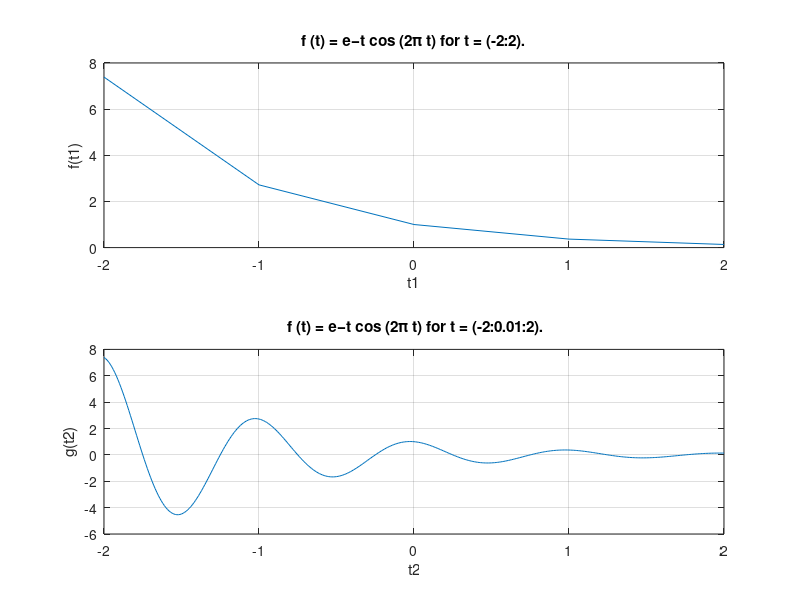

Reproduce this figure in MATLAB.
f = @(t) exp(-t).* cos(2*pi*t);   	%equation of the graph 1.46
t1 = (-2:2);                     	%interval for plotting

g = @(t) exp(-t).* cos(2*pi*t);  	%equation of the graph 1.47
t2 = (-2:0.01:2);                	%interval with 100 points per oscillation

subplot (2,1,1);              	%2 by 1 subplots
plot (t1, f(t1))
xlabel ('t1'); ylabel ('f(t1)'); grid;title("f (t) = e−t cos (2π t) for t = (-2:2).");

subplot (2,1,2);
plot (t2, g(t2))
xlabel ('t2'); ylabel ('g(t2)'); grid;title(" f (t) = e−t cos (2π t) for t = (-2:0.01:2).")